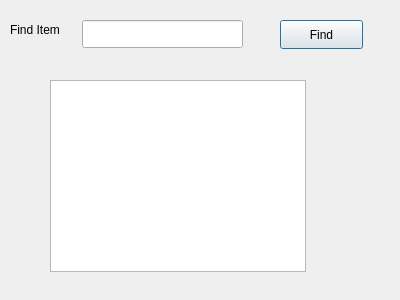
<?xml version="1.0" encoding="UTF-8"?>
<ui version="4.0">
 <class>FindItem</class>
 <widget class="QDialog" name="FindItem">
  <property name="geometry">
   <rect>
    <x>0</x>
    <y>0</y>
    <width>400</width>
    <height>300</height>
   </rect>
  </property>
  <property name="windowTitle">
   <string>FInd Item</string>
  </property>
  <widget class="QLineEdit" name="txtItemName">
   <property name="geometry">
    <rect>
     <x>82</x>
     <y>20</y>
     <width>161</width>
     <height>28</height>
    </rect>
   </property>
  </widget>
  <widget class="QLabel" name="label">
   <property name="geometry">
    <rect>
     <x>10</x>
     <y>20</y>
     <width>63</width>
     <height>20</height>
    </rect>
   </property>
   <property name="text">
    <string>Find Item</string>
   </property>
  </widget>
  <widget class="QPushButton" name="btmFIndItem">
   <property name="geometry">
    <rect>
     <x>280</x>
     <y>20</y>
     <width>83</width>
     <height>29</height>
    </rect>
   </property>
   <property name="text">
    <string>Find</string>
   </property>
  </widget>
  <widget class="QTableView" name="tableView">
   <property name="geometry">
    <rect>
     <x>50</x>
     <y>80</y>
     <width>256</width>
     <height>192</height>
    </rect>
   </property>
  </widget>
 </widget>
 <resources/>
 <connections/>
</ui>
